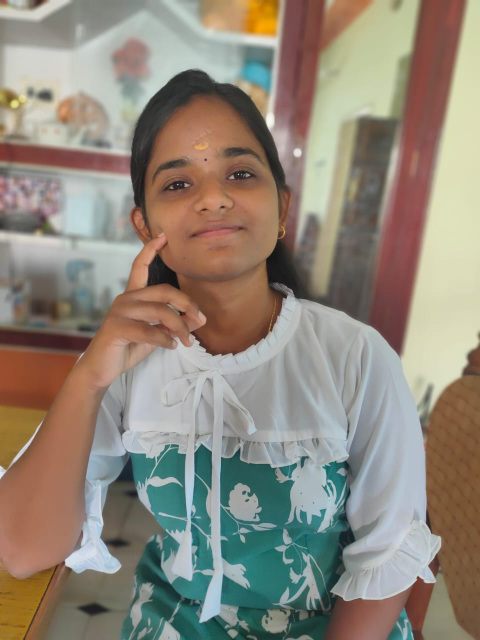
#> input picture test_img2.jpeg, 960 x 1280 px, found by its file name (shown at 1/2 size)
$ python load_model_image.py
#> lines starting #> are read from the running program, lines starting #| are printed output that depends on the picture
### face_recognition.py
import numpy as np
import cv2
import os

#print("hi")

def faceDetection(test_img):
    gray_img=cv2.cvtColor(test_img,cv2.COLOR_BGR2GRAY)
    face_haar=cv2.CascadeClassifier(cv2.data.haarcascades + "haarcascade_frontalface_alt.xml")
    faces=face_haar.detectMultiScale(gray_img,scaleFactor=1.3,minNeighbors=3)
    return faces,gray_img
#faceDetection(r'C:\Users\Harsha\AppData\Local\Programs\Python\Python38\Face Detection\dhruv.jpg')

# [29 lines left out: functions labels_for_training_data, train_Classifier, not called in this run]

def draw_rect(test_img,face):
    (x,y,w,h)=face
    cv2.rectangle(test_img,(x,y),(x+w,y+h),(0,255,0),thickness=3)


def put_text(test_img,label_name,x,y):
    cv2.putText(test_img,label_name,(x,y),cv2.FONT_HERSHEY_DUPLEX,1,(255,0,0),3)


### load_model_image.py
import numpy as np
import cv2
import os
import face_recognition as fr
print(fr)

test_img = cv2.imread(r'C:\Users\Harsha\AppData\Local\Programs\Python\Python38\python project\face recognition\test_img2.jpeg')
#> test_img is the input picture: shape (1280, 960, 3); mean B, G, R 122.3, 135.4, 144.3

faces_detected,gray_img=fr.faceDetection(test_img)
#> in faceDetection, `gray_img=cv2.cvtColor(test_img,cv2.COLOR_BGR2GRAY)`:
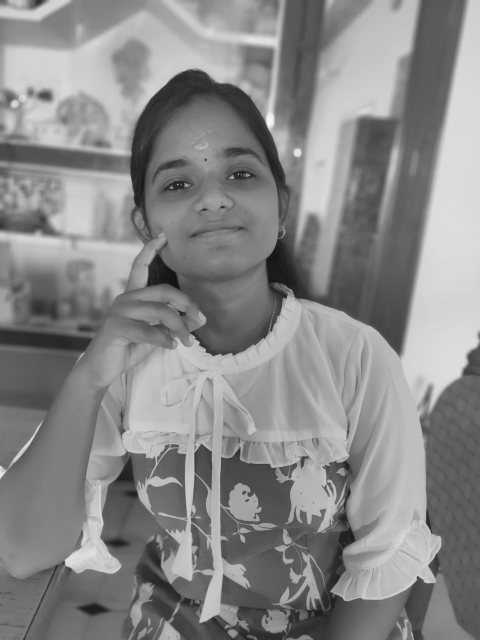
#> gray_img: shape (1280, 960) (shown at 1/2 size); min 12, max 247, mean 136.6
#> in faceDetection, `faces=face_haar.detectMultiScale(gray_img,scaleFactor=1.3,minNeighbors..`: faces = [[272, 239, 310, 310]]
#> faces_detected = [[272, 239, 310, 310]]
print("face Detected:",faces_detected)
#| face Detected: [[272 239 310 310]]

face_recognizer=cv2.face.LBPHFaceRecognizer_create()
#> (the run stopped early here; a loop or call above may not have finished)
